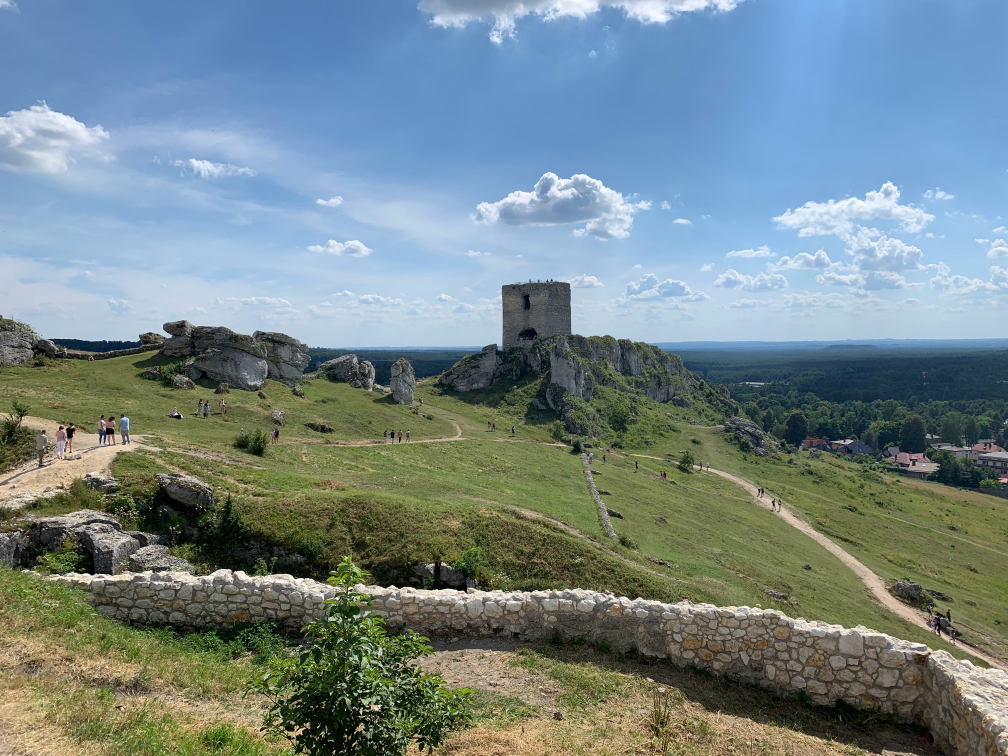
#> input picture cover_image.jpg, 4032 x 3024 px (shown at 1/4 size)
$ python stegnography.py
#> lines starting #> are read from the running program, lines starting #| are printed output that depends on the picture
from PIL import Image

# Function to convert an image to grayscale
def convert_to_grayscale(image_path):
#> called with image_path = 'cover_image.jpg'
    try:
        # Open the image
        image = Image.open(image_path)
#> image is the input picture: PIL image 4032x3024 RGB; mean R, G, B 116.4, 133.9, 136.8

        # Convert to grayscale
        grayscale_image = image.convert('L')
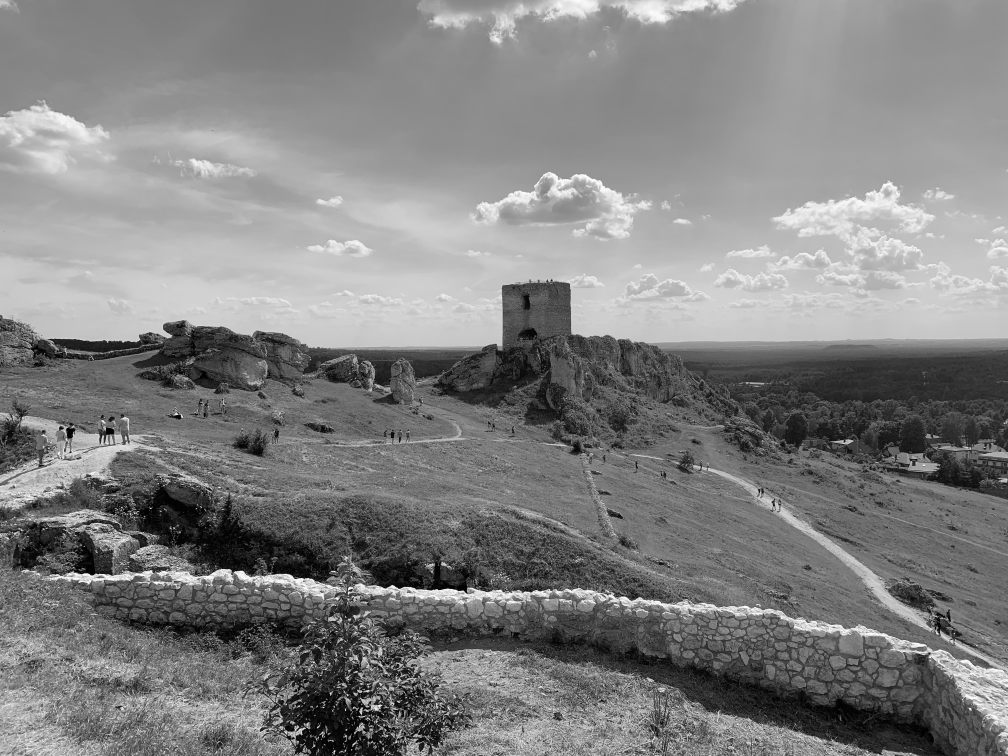
#> grayscale_image: PIL image 4032x3024 L (shown at 1/4 size); min 0, max 255, mean 129
#> call 2 of convert_to_grayscale, with image_path = 'secret_image.jpg'
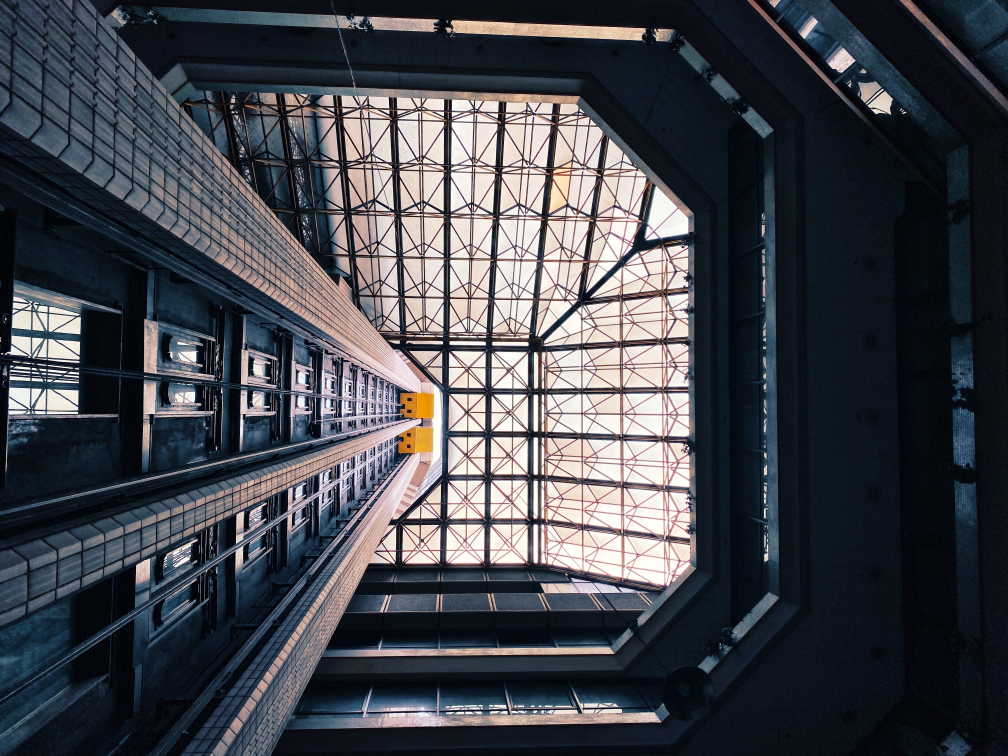
#> input picture secret_image.jpg, 4032 x 3024 px (shown at 1/4 size)
#> in convert_to_grayscale, image is the input picture: PIL image 4032x3024 RGB; mean R, G, B 66.7, 69.5, 76.2
#> in convert_to_grayscale (call 2), `grayscale_image = image.convert('L')`:
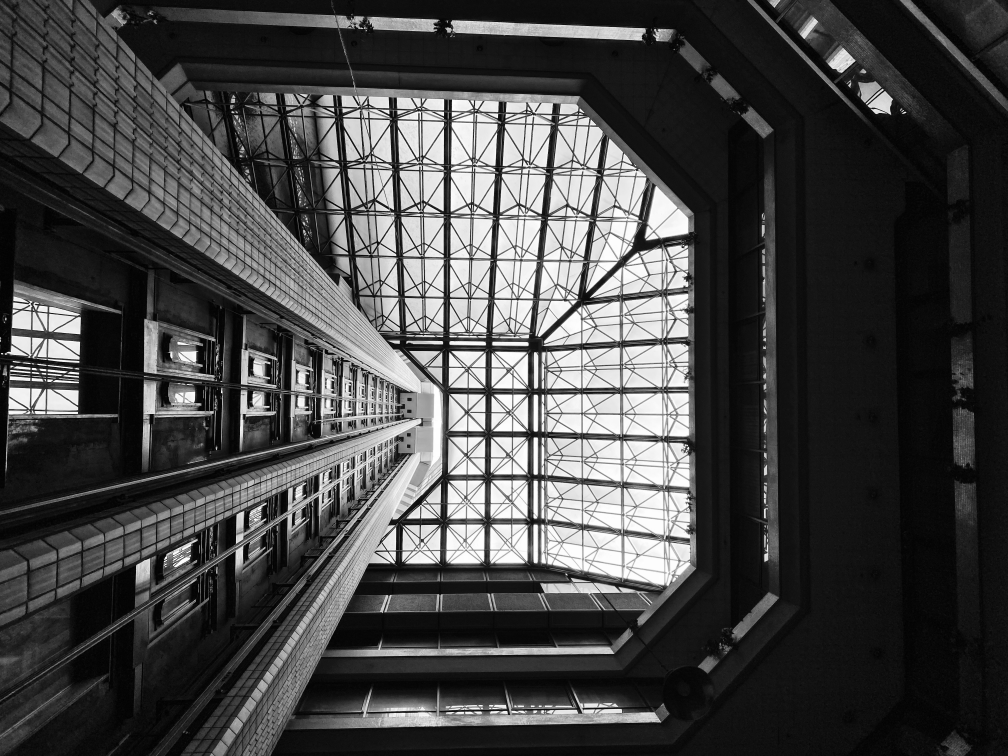
#> grayscale_image: PIL image 4032x3024 L (shown at 1/4 size); min 0, max 255, mean 69.4

        # Save the grayscale image
        grayscale_image.save("grayscale_" + image_path)

        return grayscale_image
    except Exception as e:
        print(f"Error: {e}")
        return None

# Function to perform LSB and MSB steganography
def steganography_lsb_msb(cover_image, secret_image):
    try:
        # Create a new image for the stego image
        stego_image = Image.new('L', cover_image.size)
#> stego_image: PIL image 4032x3024 L; every value is 0

        # Get pixel data for both images
        cover_pixels = list(cover_image.getdata())
#> cover_pixels = 12192768 items
        secret_pixels = list(secret_image.getdata())
#> secret_pixels = 12192768 items

        # Initialize a list for stego pixels
        stego_pixels = []

        # Perform LSB and MSB steganography by swapping bits
        for cover_pixel, secret_pixel in zip(cover_pixels, secret_pixels):
            lsb_cover = cover_pixel & 0xFE  # Clear the LSB of the cover pixel
            msb_secret = (secret_pixel >> 7) & 1  # Get the MSB of the secret pixel
            stego_pixel = lsb_cover | (msb_secret << 7)  # Combine LSB of cover and MSB of secret
            stego_pixels.append(stego_pixel)
#> this loop made 12192768 passes
#> (cover_pixel, secret_pixel, lsb_cover, stego_pixel) on passes 1 to 3: (187, 39, 186, 186), (188, 30, 188, 188), (188, 28, 188, 188)
#> after the loop, stego_pixels = 12192768 items

        # Put the stego pixels into the stego image
        stego_image.putdata(stego_pixels)
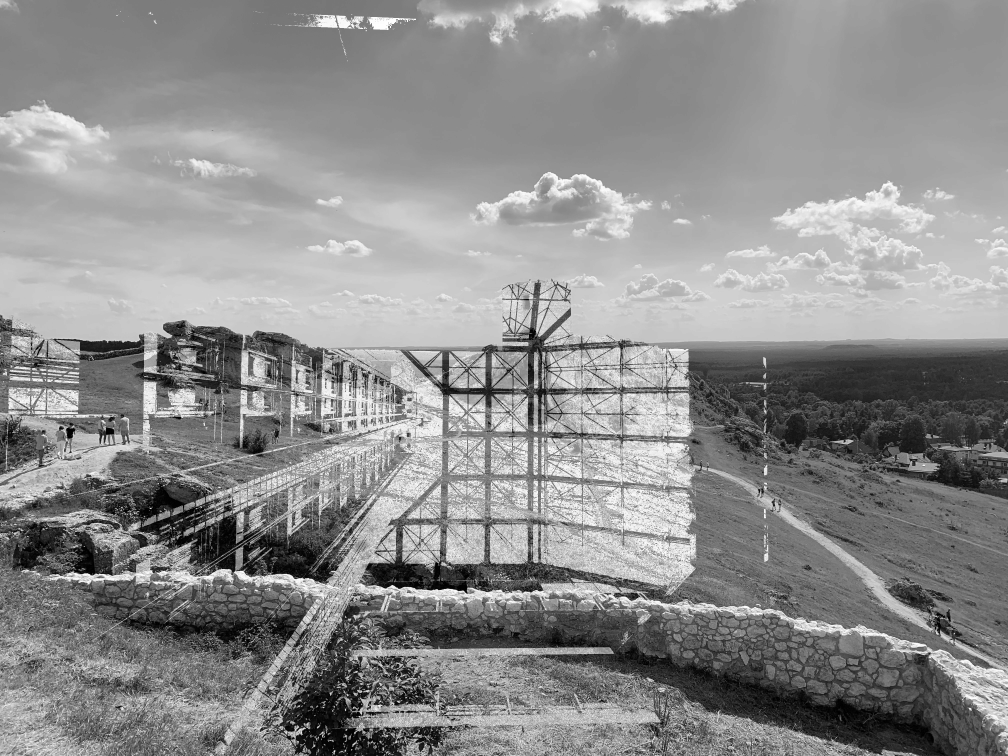
#> stego_image: PIL image 4032x3024 L (shown at 1/4 size); min 0, max 254, mean 140.9

        # Save the stego image
        stego_image.save("stego_image.png")

        return stego_image
    except Exception as e:
        print(f"Error: {e}")
        return None

# Specify the paths to the cover and secret images
cover_image_path = "cover_image.jpg"
secret_image_path = "secret_image.jpg"

# Convert both images to grayscale
cover_grayscale = convert_to_grayscale(cover_image_path)
secret_grayscale = convert_to_grayscale(secret_image_path)

if cover_grayscale and secret_grayscale:
    # Perform LSB and MSB steganography
    stego_result = steganography_lsb_msb(cover_grayscale, secret_grayscale)

    if stego_result:
        print("Steganography complete. Stego image saved as stego_image.png.")
